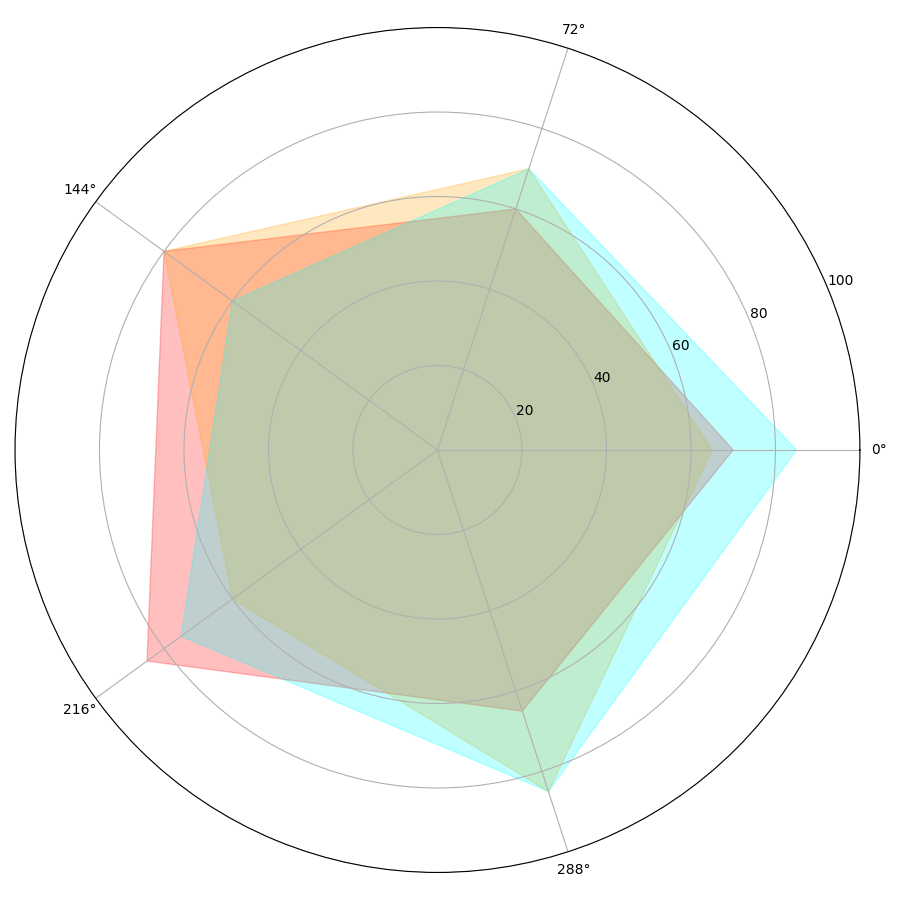

Source code (Python):
import matplotlib.pyplot as plt
import numpy as np

eldoria_stats = [70, 60, 80, 85, 65]
dracoria_stats = [65, 70, 80, 60, 85]
lunaria_stats = [85, 70, 60, 75, 85]

data = [eldoria_stats, dracoria_stats, lunaria_stats]
colors = ['red', 'orange', 'cyan']

num_vars = len(eldoria_stats)
angles = np.linspace(0, 2 * np.pi, num_vars, endpoint=False).tolist()
angles += angles[:1]

def create_radar_chart(ax, data, color):
    data += data[:1]
    ax.fill(angles, data, color=color, alpha=0.25)

fig, ax = plt.subplots(figsize=(9, 9), subplot_kw=dict(polar=True))

for i in range(len(data)):
    create_radar_chart(ax, data[i], colors[i])

ax.set_yticks([20, 40, 60, 80, 100])
ax.set_xticks(angles[:-1])

plt.tight_layout()
plt.show()
